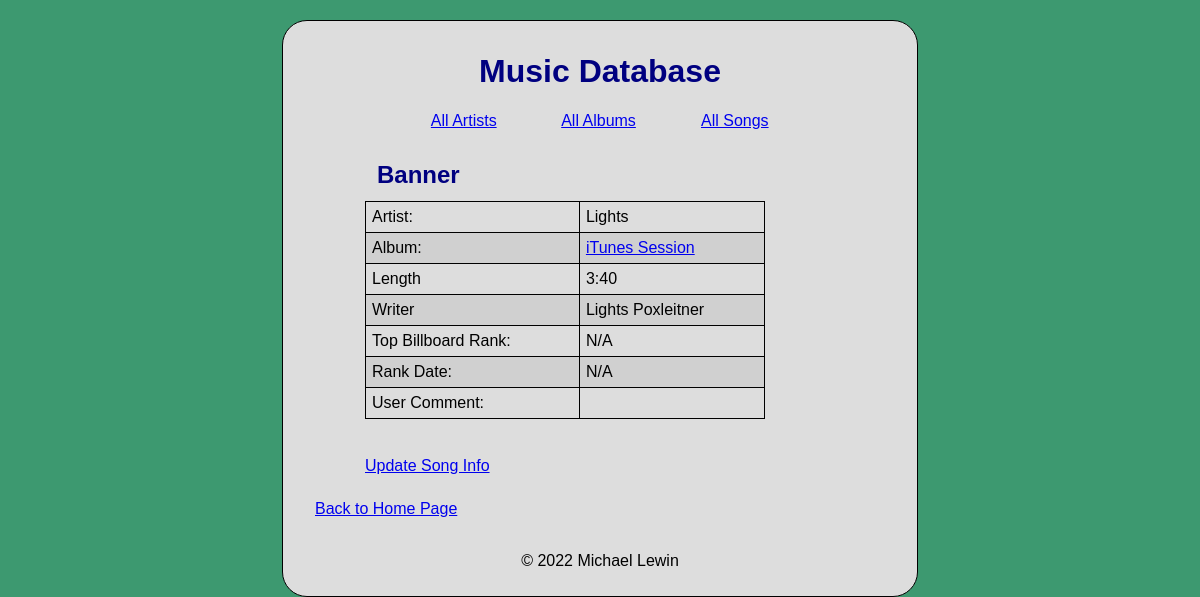
The page /?action=view_song&song_id=2 on the database its author committed.
### tables this page shows
CREATE TABLE `songs` (
  `songID` int(11) NOT NULL,
  `songTitle` varchar(255) NOT NULL,
  `albumID` int(11) NOT NULL,
  `songLength` int(11) NOT NULL,
  `songWriter` varchar(255) NOT NULL,
  `topRank` int(11) DEFAULT NULL,
  `rankDate` date DEFAULT NULL,
  `userComment` varchar(255) DEFAULT NULL
);

CREATE TABLE `artists` (
  `artistID` int(11) NOT NULL,
  `stageName` varchar(255) NOT NULL,
  `birthName` varchar(255) NOT NULL,
  `homeTown` varchar(255) NOT NULL,
  `birthDate` date NOT NULL,
  `deathDate` date DEFAULT NULL,
  `funFact` varchar(2000) DEFAULT NULL
);

CREATE TABLE `albums` (
  `albumID` int(11) NOT NULL,
  `albumTitle` varchar(255) NOT NULL,
  `recordLabel` varchar(255) NOT NULL,
  `genre` varchar(255) NOT NULL,
  `releaseDate` date NOT NULL,
  `albumFunFact` varchar(2000) DEFAULT NULL
);

### model/song_db.php (called while the page is built, shortened)
<?php
class SongDB {
	public function getSong($songID) {
		$db = Database::getDB();
		$query = "SELECT * FROM songs
				  WHERE songID = '$songID'";
		$statement = $db->query($query);
        $row = $statement->fetch();
        $song = new Song();
        $song->setSongID($row['songID']);
        $song->setSongTitle($row['songTitle']);
		$song->setAlbumID($row['albumID']);
		$song->setSongLength($row['songLength']);
		$song->setSongWriter($row['songWriter']);
		$song->setTopRank($row['topRank']);
		$song->setRankDate($row['rankDate']);
		$song->setUserComment($row['userComment']);
        return $song;
	}
}
?>

### model/song.php (called while the page is built, shortened)
<?php
class Song {
    private $songID, $songTitle, $albumID, $songLength, $songWriter, $topRank, $rankDate, $userComment;
    public function __construct() {
        $this->songID = 0;
        $this->songTitle = '';
		$this->albumID = 0;
		$this->songLength = 0;
		$this->songWriter = '';
		$this->topRank = 0;
		$this->rankDate = null;
    }
    public function getSongID() {
        return $this->songID;
    }
    public function setSongID($value) {
        $this->songID = $value;
    }
    public function getSongTitle() {
        return $this->songTitle;
    }
    public function setSongTitle($value) {
        $this->songTitle = $value;
    }
	public function getAlbumID() {
        return $this->albumID;
    }
    public function setAlbumID($value) {
        $this->albumID = $value;
    }
	public function getSongLength_f() {
		$songLength = $this->songLength;
		$minutes = floor($songLength / 60);
		$seconds = $songLength % 60;
		if($seconds < 10) {
			$songLength_f = sprintf("%d:0%d", $minutes, $seconds);
		} else {
			$songLength_f = sprintf("%d:%d", $minutes, $seconds);
		}
		return $songLength_f;
	}
    public function setSongLength($value) {
        $this->songLength = $value;
    }
	public function getSongWriter() {
        return $this->songWriter;
    }
    public function setSongWriter($value) {
        $this->songWriter = $value;
    }
	public function getTopRank_f() {
		$topRank = $this->topRank;
		if($topRank == 0) {
			$topRank_f = "N/A";
		} else {
			$topRank_f = $topRank;
		}
		return $topRank_f;
	}
	public function setTopRank($value) {
		$this->topRank = $value;
	}
	public function getRankDate_f() {
		$rankDate = $this->rankDate;
		if($rankDate == "0000-00-00") {
			$rankDate_f = "N/A";
		} else {
			$rankDate_f = $rankDate;
		}
		return $rankDate_f;
	}
    public function setRankDate($value) {
        $this->rankDate = $value;
    }
}
?>

### model/artist_db.php (called while the page is built, shortened)
<?php
class ArtistDB {
	public function getArtistOfSong ($songID) {
		$db = Database::getDB();
		$query = "SELECT * FROM artists
					JOIN artistsongs ON artists.artistID = artistsongs.artistID
					JOIN songs ON artistsongs.songID = songs.songID
				  WHERE songs.songID = '$songID'";
		$statement= $db->query($query);
		$row = $statement->fetch();
		$artistName = $row['stageName'];
		return $artistName;
	}
}
?>

### model/album_db.php (called while the page is built, shortened)
<?php
class AlbumDB {
	public function getAlbum($albumID) {
		$db = Database::getDB();
		$query = "SELECT * FROM albums
				  WHERE albumID = '$albumID'";
		$statement = $db->query($query);
        $row = $statement->fetch();
        $album = new Album();
        $album->setAlbumID($row['albumID']);
        $album->setAlbumTitle($row['albumTitle']);
		$album->setRecordLabel($row['recordLabel']);
		$album->setGenre($row['genre']);
		$album->setReleaseDate($row['releaseDate']);
		$album->setAlbumFunFact($row['albumFunFact']);
        return $album;
	}
	public function getAlbumTitleOfSong($songID) {
		$db = Database::getDB();
		$query = "SELECT * from albums
					JOIN songs on albums.albumID = songs.albumID
				  WHERE songs.songID = '$songID'";
		$statement = $db->query($query);
		$row = $statement->fetch();
		$albumTitle = $row['albumTitle'];
		return $albumTitle;
	}
}
?>

### model/album.php (called while the page is built, shortened)
<?php
class Album {
    private $albumID, $albumTitle, $recordLabel, $genre, $releaseDate, $albumFunFact;
    public function __construct() {
        $this->albumID = 0;
    }
    public function getAlbumID() {
        return $this->albumID;
    }
    public function setAlbumID($value) {
        $this->albumID = $value;
    }
}
?>

### view/indiv_song_view.php (the view)
<?php include 'view/header.php'; ?>
<main>
    <section>
        <h1><?php echo $song->getSongTitle(); ?></h1>
        <div>
			<table>
				<tr>
					<td>Artist:</td>
					<td><?php echo $artistDB->getArtistOfSong($song->getSongID()); ?></td>
				</tr>
				<tr>
					<td>Album:</td>
					<td>
						<a href="?action=view_album&amp;album_id=<?php echo $song->getAlbumID(); ?>">
							<?php echo $albumDB->getAlbumTitleOfSong($song->getSongID()); ?>
						</a>
					</td>
				</tr>
				<tr>
					<td>Length</td>
					<td><?php echo $song->getSongLength_f(); ?></td>
				</tr>
				<tr>
					<td>Writer</td>
					<td><?php echo $song->getSongWriter(); ?></td>
				</tr>
				<tr>
					<td>Top Billboard Rank:</td>
					<td><?php echo $song->getTopRank_f(); ?></td>
				</tr>
				<tr>
					<td>Rank Date:</td>
					<td><?php echo $song->getRankDate_f(); ?></td>
				</tr>
				<tr>
					<td>User Comment:</td>
					<td><?php echo $song->getUserComment(); ?></td>
				</tr>
			</table>
			<br>
			<a href="?action=update_song&amp;song_id=<?php echo $song->getSongID(); ?>&amp;album_id=<?php echo $album->getAlbumID(); ?>">Update Song Info</a>
        </div>
    </section>
</main>
<?php include 'view/footer.php'; ?>

### style.css (style rules this page uses)
html { background-color: #3D9970; margin: auto 2em; }
body { font-family: Arial, Helvetica, sans-serif; width: auto; margin: 20px 250px; padding: 0 2em; background-color: #DDDDDD; border: 1px solid black; border-radius: 25px; }
main { margin: 25px 50px; }
h1 { color: navy; padding: 0; margin: 1em .5em .5em .5em; }
table { border-collapse: collapse; margin-bottom: 20px; min-width: 400px; }
tr:nth-of-type(even) { background-color: #d0d0d0; }
th, td { border: 1px solid black; padding: 6px 6px; }

### rows shown on the page
songs: songTitle "Banner", songID.stageName "Lights", songID.albumTitle "iTunes Session", songLength "3:40", songWriter "Lights Poxleitner", topRank "N/A", rankDate "N/A"
